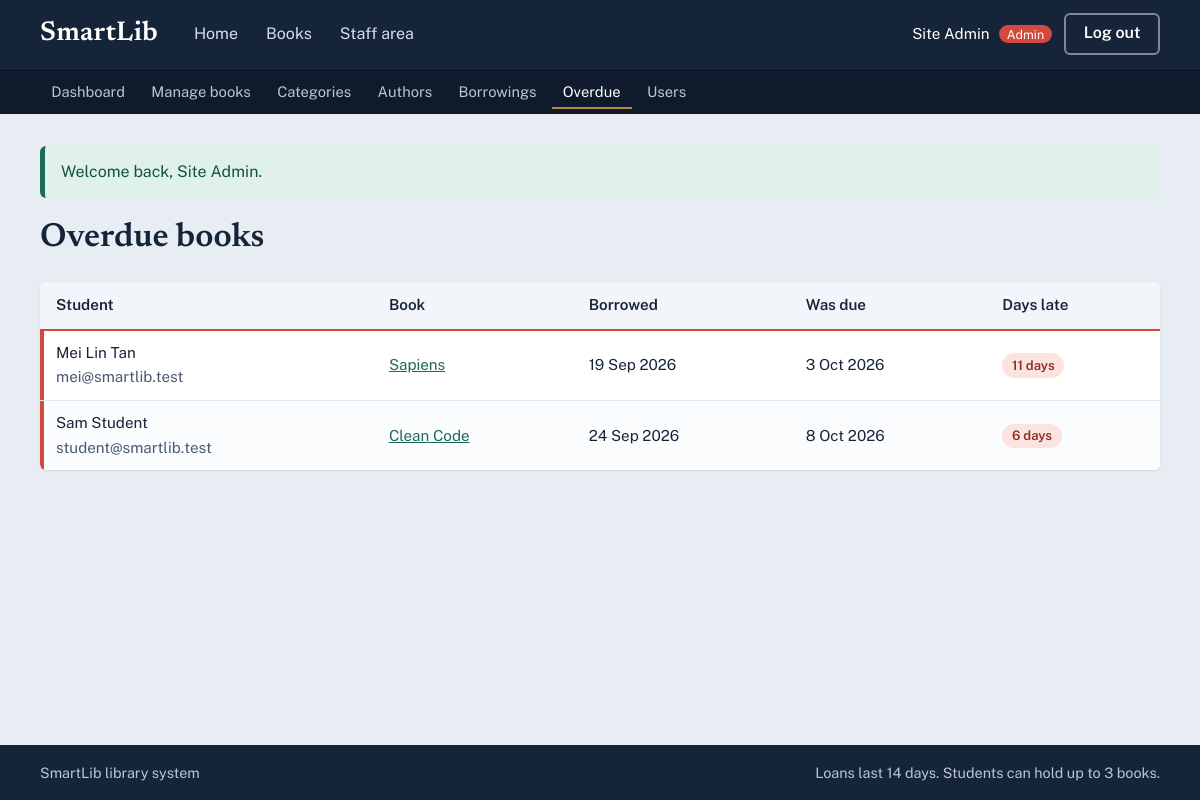
The app's page /admin/overdue.php (signed in) with its own data.
### tables this page shows
CREATE TABLE borrowings (
  id          INT AUTO_INCREMENT PRIMARY KEY,
   
  user_id     INT NOT NULL,
   
  book_id     INT NOT NULL,
   
  borrow_date DATE NOT NULL,
   
  due_date    DATE NOT NULL,
   
  return_date DATE NULL,
   
  status      ENUM('borrowed','returned') NOT NULL DEFAULT 'borrowed',
   
  CONSTRAINT fk_borrow_user FOREIGN KEY (user_id) REFERENCES users(id),
  CONSTRAINT fk_borrow_book FOREIGN KEY (book_id) REFERENCES books(id)
);

CREATE TABLE users (
   
  id         INT AUTO_INCREMENT PRIMARY KEY,
   
  name       VARCHAR(100) NOT NULL,
   
  email      VARCHAR(100) NOT NULL UNIQUE,
   
  password   VARCHAR(255) NOT NULL,
   
  role       ENUM('admin','librarian','student') NOT NULL DEFAULT 'student',
   
  created_at TIMESTAMP NOT NULL DEFAULT CURRENT_TIMESTAMP
 
);

CREATE TABLE books (
  id               INT AUTO_INCREMENT PRIMARY KEY,
  title            VARCHAR(200) NOT NULL,
   
  author_id        INT NOT NULL,
   
  category_id      INT NOT NULL,
   
  year_published   SMALLINT NULL,
   
  description      TEXT NULL,
   
  total_copies     INT NOT NULL DEFAULT 1,
   
  available_copies INT NOT NULL DEFAULT 1,
  created_at       TIMESTAMP NOT NULL DEFAULT CURRENT_TIMESTAMP,
   
  CONSTRAINT fk_books_author   FOREIGN KEY (author_id)   REFERENCES authors(id),
   
  CONSTRAINT fk_books_category FOREIGN KEY (category_id) REFERENCES categories(id),
   
  CONSTRAINT chk_copies CHECK (available_copies >= 0 AND available_copies <= total_copies)
);

### includes/init.php (called while the page is built, shortened)
<?php
function e($value): string
{
    return htmlspecialchars((string) $value, ENT_QUOTES, 'UTF-8');
}
function url(string $path = ''): string
{
    return BASE_URL . '/' . ltrim($path, '/');
}
function fmt_date(?string $date): string
{
    return $date ? date('j M Y', strtotime($date)) : '-';
}

### admin/overdue.php (the view, shortened to what this page needs)
<?php
require __DIR__ . '/../includes/init.php';
$rows = $pdo->query("SELECT br.id, br.borrow_date, br.due_date, u.name AS student, u.email, b.id AS book_id, b.title,
                            DATEDIFF(CURDATE(), br.due_date) AS days_late
                     FROM borrowings br JOIN users u ON u.id = br.user_id JOIN books b ON b.id = br.book_id
                     WHERE br.status = 'borrowed' AND br.due_date < CURDATE()
                     ORDER BY br.due_date ASC")->fetchAll();
require __DIR__ . '/../includes/header.php';
?>
<div class="page-head">
    <h1>Overdue books</h1>
</div>
<?php if (!$rows): ?>
    <div class="empty"><p>Nothing is overdue. Well done.</p></div>
<?php else: ?>
<div class="table-wrap">
<table class="table">
    <thead><tr><th>Student</th><th>Book</th><th>Borrowed</th><th>Was due</th><th>Days late</th></tr></thead>
    <tbody>
    <?php foreach ($rows as $r): ?>
        <tr class="row-late">
            <td><?= e($r['student']) ?><br><span class="muted"><?= e($r['email']) ?></span></td>
            <td><a href="<?= e(url('book.php?id=' . (int) $r['book_id'])) ?>"><?= e($r['title']) ?></a></td>
            <td><?= e(fmt_date($r['borrow_date'])) ?></td>
            <td><?= e(fmt_date($r['due_date'])) ?></td>
            <td><span class="chip chip-out"><?= (int) $r['days_late'] ?> day<?= (int) $r['days_late'] === 1 ? '' : 's' ?></span></td>
        </tr>
    <?php endforeach; ?>
    </tbody>
</table>
</div>
<?php endif; ?>
<?php require __DIR__ . '/../includes/footer.php'; ?>

### css/style.css (style rules this page uses)
:root { --ink: #16243a; --ink-soft: #4a5a72; --shelf: #e8edf3; --paper: #ffffff; --rule: #c3d6ea; --margin: #d4493e; --pine: #1d6b57; --pine-dark: #15503f; --brass: #b8892b; --line: #d5dde8; --ok-bg: #dff1e9; --ok-fg: #14543f; --bad-bg: #fbe3e0; --bad-fg: #8f2a21; --font-display: "Newsreader", Georgia, "Times New Roman", serif; --font-body: "Public Sans", system-ui, -apple-system, "Segoe UI", Arial, sans-serif; }
*, *::before, *::after { box-sizing: border-box; }
html { -webkit-text-size-adjust: 100%; }
body { margin: 0; background: var(--shelf); color: var(--ink); font-family: var(--font-body); font-size: 1rem; line-height: 1.6; min-height: 100vh; display: flex; flex-direction: column; }
h1, h2, h3 { font-family: var(--font-display); font-weight: 600; line-height: 1.2; margin: 0 0 .5em; }
h1 { font-size: 2.1rem; }
a { color: var(--pine); }
.chip { display: inline-block; font-size: .82rem; font-weight: 600; padding: .1rem .6rem; border-radius: 99px; white-space: nowrap; }
.chip-out { background: var(--bad-bg); color: var(--bad-fg); }
.page-head { display: flex; align-items: center; justify-content: space-between; gap: 1rem; margin-bottom: 1.5rem; flex-wrap: wrap; }
.page-head h1 { margin: 0; }
.muted { color: var(--ink-soft); }
.table-wrap { overflow-x: auto; background: var(--paper); border-radius: 6px; box-shadow: 0 1px 2px rgba(22,36,58,.1); }
.table { width: 100%; border-collapse: collapse; font-size: .95rem; }
.table th { text-align: left; padding: .7rem 1rem; background: #f2f5f9; border-bottom: 2px solid var(--margin); font-weight: 600; white-space: nowrap; }
.table td { padding: .65rem 1rem; border-bottom: 1px solid #e4e9f0; vertical-align: middle; }
.table tbody tr:nth-child(even) { background: #fafcfe; }
.table tr:last-child td { border-bottom: 0; }
.row-late td:first-child { box-shadow: inset 4px 0 0 var(--margin); }

### records on screen
borrowings: user.name "Mei Lin Tan", user.email "mei@smartlib.test", book.title "Sapiens", borrow_date "19 Sep 2026", due_date "3 Oct 2026", days_late "11"
borrowings: user.name "Sam Student", user.email "student@smartlib.test", book.title "Clean Code", borrow_date "24 Sep 2026", due_date "8 Oct 2026", days_late "6"

### other values on screen
$label "Home Books Staff area Dashboard Manage books Categories Authors Borrowings Overdue Users"
$_SESSION['name'] "Site Admin"
$role "Admin"
$f['msg'] "Welcome back, Site Admin."
LOAN_DAYS "14"
MAX_ACTIVE_LOANS "3"
